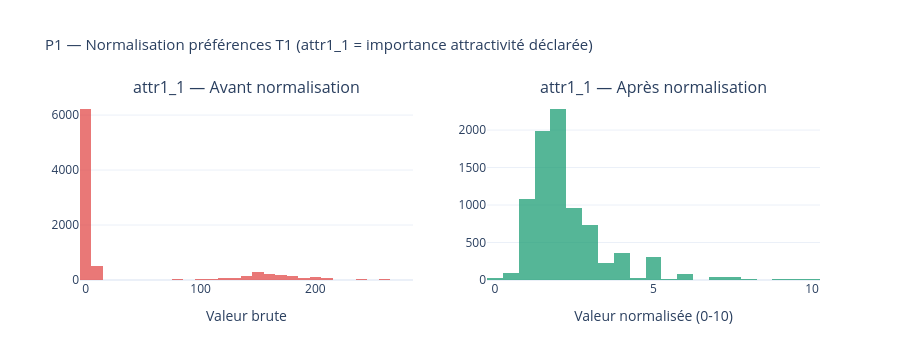

Notebook cell for this chart:
### Code cell
# =============================================================================
# NORMALISATION T1
# =============================================================================
print("\n" + "─" * 65)
print("NORMALISATION PRÉFÉRENCES T1")
print("─" * 65)

# Le Bloc 1 a /10 les waves 100pts (1-5, 10-21).
# Les waves 6-9 stockent aussi leurs scores en base 100
# (ex: score 1-10 encodé en pourcentage → 16.67, 12.77...).
# On normalise toutes les lignes où au moins une pref > 10.
 
mask = df[PREF_COLS].max(axis=1) > 10
n_to_norm = mask.sum()
 
# Sauvegarder attr1_1 brut pour la visualisation avant/après
attr_brut = df["attr1_1"].copy()
attr_brut[mask] = attr_brut[mask] * 10   # reconstruire les valeurs originales
 
print(f"\nLignes non encore normalisées (pref > 10) : {n_to_norm:,}")
print(f"Waves concernées : {sorted(df.loc[mask, 'wave'].unique())}")
print(f"\nMoyennes avant /10 : {df.loc[mask, PREF_COLS].mean().round(2).to_dict()}")
 
df.loc[mask, PREF_COLS] = df.loc[mask, PREF_COLS] / 10
 
# Clip résiduel (erreurs de saisie rares)
for col in PREF_COLS:
    df[col] = df[col].clip(upper=10)
 
print(f"Moyennes après /10 : {df[PREF_COLS].mean().round(2).to_dict()}")
print(f"Max attr1_1 après  : {df['attr1_1'].max():.2f}")
print(f"Toutes les préférences T1 sur échelle 0-10")
 
# Visualisation avant / après
fig_norm = make_subplots(rows=1, cols=2,
    subplot_titles=["attr1_1 — Avant normalisation","attr1_1 — Après normalisation"])
fig_norm.add_trace(go.Histogram(x=attr_brut, nbinsx=30,
    marker_color=PALETTE["bad"], opacity=0.75, showlegend=False), row=1, col=1)
fig_norm.add_trace(go.Histogram(x=df["attr1_1"], nbinsx=30,
    marker_color=PALETTE["ok"], opacity=0.75, showlegend=False), row=1, col=2)
fig_norm.update_layout(
    title="P1 — Normalisation préférences T1 (attr1_1 = importance attractivité déclarée)",
    height=360, plot_bgcolor="white", title_font_size=15)
fig_norm.update_xaxes(title_text="Valeur brute", row=1, col=1)
fig_norm.update_xaxes(title_text="Valeur normalisée (0-10)", row=1, col=2)
fig_norm.show()

### Figure 1 — Plotly figure (JSON) as saved in the notebook; plotly's stock layout.template omitted (floating-point values rounded to 4 significant figures; data arrays with more than 128 entries replaced by an {"elided": "..."} marker saying what was removed)
{"data": [{"marker": {"color": "#E24B4A"}, "nbinsx": 30, "opacity": 0.75, "showlegend": false, "type": "histogram", "x": {"elided": "8378 float values"}, "xaxis": "x", "yaxis": "y"}, {"marker": {"color": "#1D9E75"}, "nbinsx": 30, "opacity": 0.75, "showlegend": false, "type": "histogram", "x": {"elided": "8378 float values"}, "xaxis": "x2", "yaxis": "y2"}], "layout": {"annotations": [{"font": {"size": 16}, "showarrow": false, "text": "attr1_1 — Avant normalisation", "x": 0.225, "xanchor": "center", "xref": "paper", "y": 1, "yanchor": "bottom", "yref": "paper"}, {"font": {"size": 16}, "showarrow": false, "text": "attr1_1 — Après normalisation", "x": 0.775, "xanchor": "center", "xref": "paper", "y": 1, "yanchor": "bottom", "yref": "paper"}], "height": 360, "plot_bgcolor": "white", "title": {"font": {"size": 15}, "text": "P1 — Normalisation préférences T1 (attr1_1 = importance attractivité déclarée)"}, "xaxis": {"anchor": "y", "domain": [0, 0.45], "title": {"text": "Valeur brute"}}, "xaxis2": {"anchor": "y2", "domain": [0.55, 1], "title": {"text": "Valeur normalisée (0-10)"}}, "yaxis": {"anchor": "x", "domain": [0, 1]}, "yaxis2": {"anchor": "x2", "domain": [0, 1]}}}
